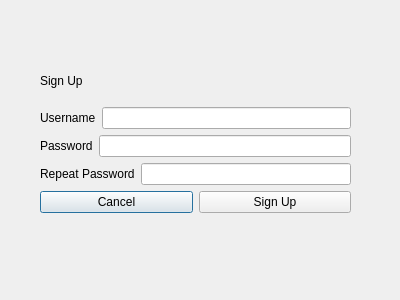
<?xml version="1.0" encoding="UTF-8"?>
<ui version="4.0">
 <class>Dialog</class>
 <widget class="QDialog" name="Dialog">
  <property name="geometry">
   <rect>
    <x>0</x>
    <y>0</y>
    <width>400</width>
    <height>300</height>
   </rect>
  </property>
  <property name="windowTitle">
   <string>Dialog</string>
  </property>
  <widget class="QWidget" name="layoutWidget">
   <property name="geometry">
    <rect>
     <x>40</x>
     <y>60</y>
     <width>311</width>
     <height>153</height>
    </rect>
   </property>
   <layout class="QVBoxLayout" name="verticalLayout_2">
    <item>
     <layout class="QVBoxLayout" name="verticalLayout">
      <item>
       <widget class="QLabel" name="label">
        <property name="text">
         <string>Sign Up</string>
        </property>
       </widget>
      </item>
      <item>
       <layout class="QHBoxLayout" name="horizontalLayout">
        <item>
         <widget class="QLabel" name="label_2">
          <property name="text">
           <string>Username</string>
          </property>
         </widget>
        </item>
        <item>
         <widget class="QLineEdit" name="lineEdit"/>
        </item>
       </layout>
      </item>
      <item>
       <layout class="QHBoxLayout" name="horizontalLayout_2">
        <item>
         <widget class="QLabel" name="label_3">
          <property name="text">
           <string>Password</string>
          </property>
         </widget>
        </item>
        <item>
         <widget class="QLineEdit" name="lineEdit_2">
          <property name="echoMode">
           <enum>QLineEdit::PasswordEchoOnEdit</enum>
          </property>
         </widget>
        </item>
       </layout>
      </item>
      <item>
       <layout class="QHBoxLayout" name="horizontalLayout_3">
        <item>
         <widget class="QLabel" name="label_4">
          <property name="text">
           <string>Repeat Password</string>
          </property>
         </widget>
        </item>
        <item>
         <widget class="QLineEdit" name="lineEdit_3">
          <property name="echoMode">
           <enum>QLineEdit::PasswordEchoOnEdit</enum>
          </property>
         </widget>
        </item>
       </layout>
      </item>
     </layout>
    </item>
    <item>
     <layout class="QHBoxLayout" name="horizontalLayout_4">
      <item>
       <widget class="QPushButton" name="pushButton_2">
        <property name="text">
         <string>Cancel</string>
        </property>
       </widget>
      </item>
      <item>
       <widget class="QPushButton" name="pushButton">
        <property name="text">
         <string>Sign Up</string>
        </property>
       </widget>
      </item>
     </layout>
    </item>
   </layout>
  </widget>
 </widget>
 <resources/>
 <connections>
  <connection>
   <sender>pushButton_2</sender>
   <signal>clicked()</signal>
   <receiver>pushButton_2</receiver>
   <slot>close()</slot>
   <hints>
    <hint type="sourcelabel">
     <x>161</x>
     <y>208</y>
    </hint>
    <hint type="destinationlabel">
     <x>89</x>
     <y>201</y>
    </hint>
   </hints>
  </connection>
 </connections>
</ui>
